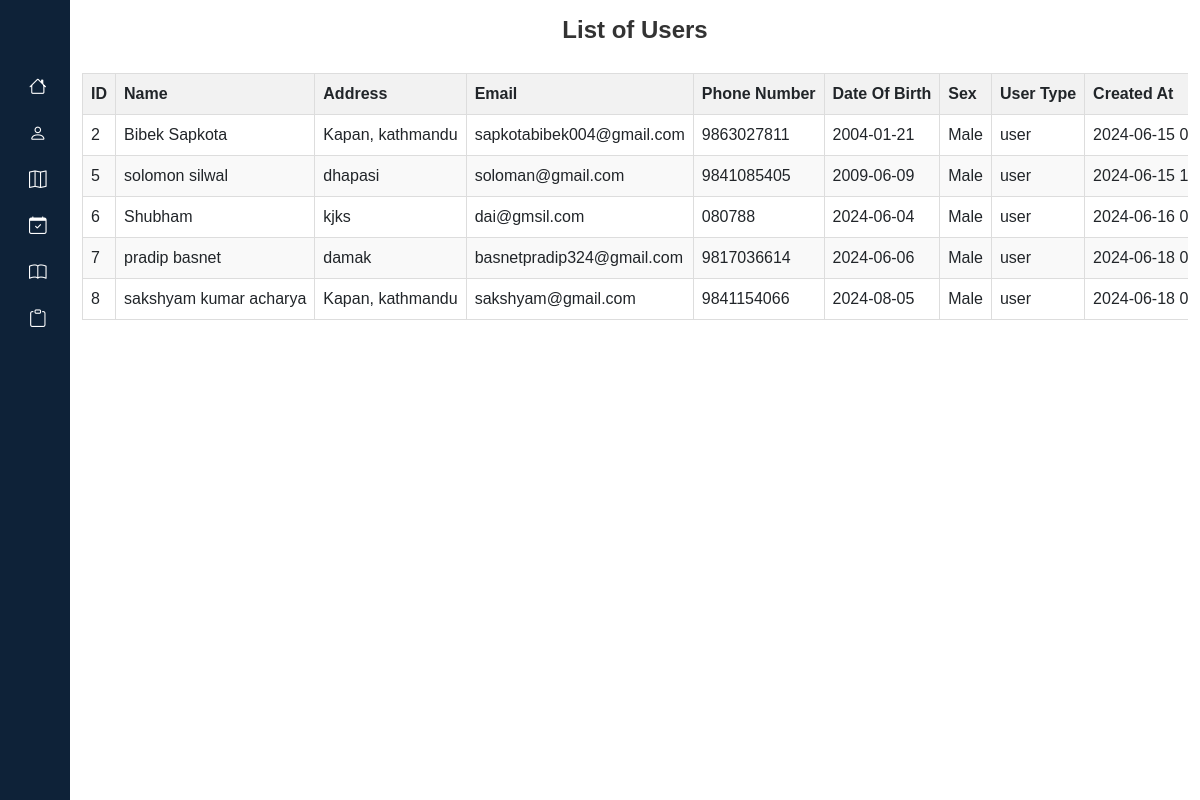
Screenshot of /Admin/userAdmin.php (signed in) with the database file from the repository.
### tables this page shows
CREATE TABLE `users` (
  `ID` int(11) NOT NULL,
  `name` varchar(255) NOT NULL,
  `email` varchar(255) NOT NULL,
  `address` varchar(255) DEFAULT NULL,
  `phoneNumber` varchar(10) DEFAULT NULL,
  `dateOfBirth` date DEFAULT NULL,
  `sex` enum('Male','Female','Other') DEFAULT NULL,
  `password` varchar(255) NOT NULL,
  `userType` varchar(255) NOT NULL DEFAULT 'user',
  `createdAt` timestamp NOT NULL DEFAULT current_timestamp()
);

### Admin/userAdmin.php (the view, shortened to what this page needs)
<?php
@include '../dbConnect.php';
?>
<!DOCTYPE html>
<html lang="en">
<head>
    <link rel="stylesheet" href="https://stackpath.bootstrapcdn.com/bootstrap/4.3.1/css/bootstrap.min.css">
</head>
<body>
    <?php
    @include 'NavbarAdmin.php';
    ?>
    <div class="container">
        <h1 class="header-title  mt-3">List of Users</h1>
        <div class="container-slide">
            <?php
            $sql = "SELECT ID, name, address, email, phoneNumber, dateOfBirth, sex, password, userType, createdAt FROM users WHERE userType = 'user'";
            $result = $conn->query($sql);
            ?>
            <table>
                <thead>
                    <tr>
                        <th>ID</th>
                        <th>Name</th>
                        <th>Address</th>
                        <th>Email</th>
                        <th>Phone Number</th>
                        <th>Date Of Birth</th>
                        <th>Sex</th>
                        <th>User Type</th>
                        <th>Created At</th>
                    </tr>
                </thead>
                <tbody>
                    <?php
                    if ($result->num_rows > 0) {
                        while ($row = $result->fetch_assoc()) {
                            ?>
                            <tr>
                                <td><?= htmlspecialchars($row["ID"]); ?></td>
                                <td><?= htmlspecialchars($row["name"]); ?></td>
                                <td><?= htmlspecialchars($row["address"]); ?></td>
                                <td><?= htmlspecialchars($row["email"]); ?></td>
                                <td><?= htmlspecialchars($row["phoneNumber"]); ?></td>
                                <td><?= htmlspecialchars($row["dateOfBirth"]); ?></td>
                                <td><?= htmlspecialchars($row["sex"]); ?></td>
                                <td><?= htmlspecialchars($row["userType"]); ?></td>
                                <td>
                                    <?php
                                    $createdAt = $row["createdAt"];
                                    $timestamp = strtotime($createdAt);
                                    if ($timestamp === false) {
                                        echo "Invalid date";
                                    } else {
                                        echo htmlspecialchars(date("Y-m-d H:i:s", $timestamp));
                                    }
                                    ?>
                                </td>
                            </tr>
                            <?php
                        }
                    } else {
                        ?>
                        <tr>
                            <td colspan="9">0 results</td>
                        </tr>
                        <?php
                    }
                    ?>
                </tbody>
            </table>
        </div>
    </div>
</body>
</html>

### Css/Adminstyle.css (style rules this page uses)
h1 { font-weight: 600; font-size: 1.5rem; }
body { font-family: Arial, sans-serif; }
h1 { text-align: center; color: #333; }
.container-slide { overflow-y: auto; }
table { width: 100%; margin-top: 20px; border-collapse: collapse; white-space: nowrap; }
th, td { border: 1px solid #dddddd; text-align: left; padding: 8px; }
th { background-color: #f2f2f2; }
tr:nth-child(even) { background-color: #f9f9f9; }
.container { overflow-y: auto; }

### rows the page displays
users: ID "2", name "Bibek Sapkota", address "Kapan, kathmandu", email "sapkotabibek004@gmail.com", phoneNumber "9863027811", dateOfBirth "2004-01-21", sex "Male", userType "user", createdAt "2024-06-15…"
users: ID "5", name "solomon silwal", address "dhapasi", email "soloman@gmail.com", phoneNumber "9841085405", dateOfBirth "2009-06-09", sex "Male", userType "user", createdAt "2024-06-15…"
users: ID "6", name "Shubham", address "kjks", email "dai@gmsil.com", phoneNumber "080788", dateOfBirth "2024-06-04", sex "Male", userType "user", createdAt "2024-06-16…"
users: ID "7", name "pradip basnet", address "damak", email "basnetpradip324@gmail.com", phoneNumber "9817036614", dateOfBirth "2024-06-06", sex "Male", userType "user", createdAt "2024-06-18…"
users: ID "8", name "sakshyam kumar acharya", address "Kapan, kathmandu", email "sakshyam@gmail.com", phoneNumber "9841154066", dateOfBirth "2024-08-05", sex "Male", userType "user", createdAt "2024-06-18…"
